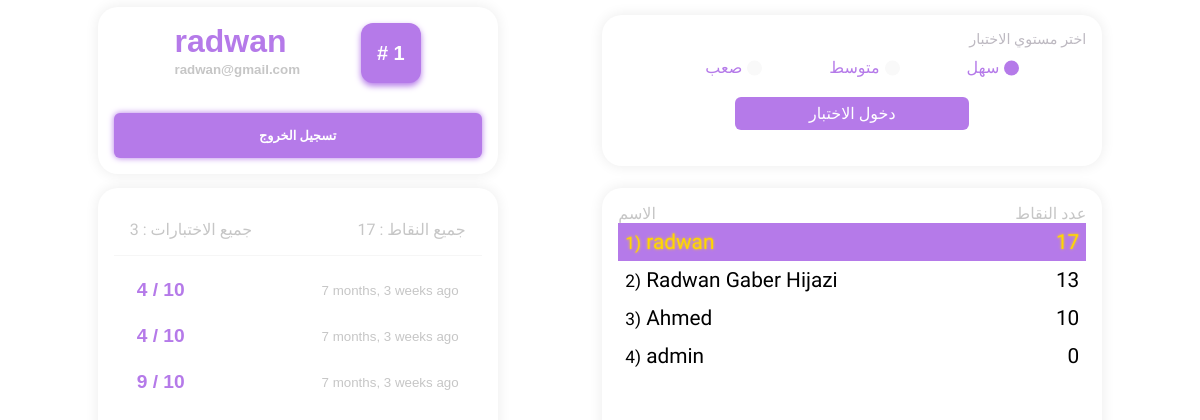
/profile/ (signed in), run on the app's committed database.
### app/models.py (models this page shows, shortened)
class Exam (models.Model) :
    user = models.ForeignKey(User,related_name='user_exam',on_delete=models.CASCADE)
    date = models.DateTimeField(auto_now_add=True)
    total_points = models.CharField(null=True,blank=True,max_length=100)

### app/views.py (the view)
# urls.py: path('profile/',views.profile,name='profile'),
@login_required
def profile (request) :
    ex = Exam.objects.filter(user=request.user).order_by('-date')
    l = Leaderboard.objects.get(user=request.user)
    context = {
        'exams':ex,
        'points':l.points,
        'rank':l.rank,
    }
    return render(request,'profile.html',context)

### templates/profile.html (shortened to what this page needs)
{% load static %}
<!DOCTYPE html>
<html lang="en">
<head>
    <link rel="stylesheet" href="{% static 'css/profie.css' %}">
</head>
<body>
    <div class="up">
        <div class="profile">
            <div class="data">
                <div class="l">
                    <h1>{{ request.user }}</h1>
                    <small>{{ request.user.email }}</small>
                </div>
                <div class="r">
                    <div class="b">
                        {% if rank == 'None' %}
                            <p># 0</p>
                        {% else %}
                            <p> # {{ rank }}</p>
                        {% endif %}
                    </div>
                </div>
            </div>
            <div class="btns">
                <a href="{% url 'logout' %}" style="width: 100%;">تسجيل الخروج</a>
            </div>
        </div>
        <div class="enterExam">
            <p>اختر مستوي الاختبار</p>
            <div class="levels">
                <div class="level on" id="easy">
                    <p>سهل</p>
                </div>
                <div class="level" id="med">
                    <p>متوسط</p>
                </div>
                <div class="level" id="hard">
                    <p>صعب</p>
                </div>
            </div>
            <a href="/exam/easy/" class="enter">دخول الاختبار</a>
        </div>
    </div>
    <div class="down">
        <div class="exams">
            <div class="bar">
                <p>جميع الاختبارات : {{ exams.count }}</p>
                <p>جميع النقاط : {{ points }}</p>
            </div>
            <div class="all">
                {% for exam in exams %}
                    <div class="e">
                        <p>{{ exam.total_points }}</p>
                        <small>{{ exam.date|timesince  }} ago</small>
                    </div>
                {% endfor %}
            </div>
        </div>
        <div class="board">
            <div class="top"><p>الاسم</p><p>عدد النقاط</p></div>
            <div class="users">
            </div>
        </div>
    </div>
</body>
</html>

### static/css/profie.css (style rules this page uses)
:root { --var-main-color : #B57AE9; --var-secend-color : #7A81E9; --var-grey-color : #BDB9C1; --var-input-color : #F2EEEE; --var-font:'Cairo',sans-serif; }
* { padding: 0; margin: 0; box-sizing: border-box; }
.up { position: relative; width: 100%; height: auto; display: flex; flex-wrap: wrap; justify-content: space-evenly; align-items: center; }
.profile { width: 400px; height: 100%; gap: 130; box-shadow: 0px 0px 14px #00000015; margin: 7px; border-radius: 20px; padding: 1rem; }
.enterExam { border-radius: 20px; box-shadow: 0px 0px 14px #00000015; margin: 7px; width: 500px; height: 100%; padding: 1rem; }
.data { width: 100%; display: flex; justify-content: space-evenly; }
.data h1 { font-family: sans-serif; color: var(--var-main-color); }
.data .l small { font-family: sans-serif; text-align: center; font-weight: bold; color: #c6c6c6; }
.data .b { min-width: 60px; padding: 7px; height: 60px; background-color: var(--var-main-color); border-radius: 12px; box-shadow: 0px 3px 6px #B57AE9; display: flex; justify-content: center; align-items: center; }
.data .b p { color: #fff; font-weight: bold; font-family: sans-serif; font-size: 20px; }
.btns { width: 100%; height: auto; display: flex; justify-content: space-between; align-items: center; margin-top: 30px; }
.btns a { text-decoration: none; font-size: 0.8rem; font-family: var(--var-font); background-color: var(--var-main-color); padding: 7px; color: #fff; border-radius: 6px; width: 150px; display: flex; justify-content: center; align-items: center; height: 45px; font-weight: bold; box-shadow: 0px 0px 6px #B57AE9; }
.enterExam > p { position: relative; width: 100%; font-size: 0.9rem; color: var(--var-grey-color); text-align: right; font-family: var(--var-font); }
.levels { position: relative; width: 100%; display: flex; justify-content: space-evenly; margin-top: 10px; flex-direction: row-reverse; }
.level { position: relative; cursor: pointer; }
.levels .level p { font-family: var(--var-font); color: var(--var-main-color) ; }
.levels .level::after { content: ""; position: absolute; width: 15px; height: 15px; border-radius: 50%; background-color: #f9f9f9; right: -20px; top: 55%; transform: translateY(-50%); transition: all 0.4s ease; }
.enterExam > a { text-decoration: none; display: flex; justify-content: center; align-items: center; width: 50%; margin: 20px auto; padding: 7px; font-family: var(--var-font); background-color: var(--var-main-color); color: #fff; border-radius: 6px; }
.level.on::after { background-color: var(--var-main-color); }
.down { position: relative; width: 100%; height: auto; display: flex; flex-wrap: wrap; justify-content: space-evenly; align-items: center; }
.down .exams { width: 400px; border-radius: 20px; box-shadow: 0px 0px 14px #00000015; margin: 7px; padding: 1rem; height: 400px; }
.down .board { border-radius: 20px; box-shadow: 0px 0px 14px #00000015; margin: 7px; padding: 1rem; width: 500px; height: 400px; }
.exams { position: relative; height: auto; }
.exams .bar { width: 100%; display: flex; justify-content: space-between; align-items: center; padding: 1rem; border-bottom: 1px solid #f6f6f6; }
.exams .bar p { font-family: var(--var-font); color: #c6c6c6; }
.all { height: 80%; overflow-y: auto; display: flex; flex-direction: column; gap: 10px; padding: 1rem; }
.all .e { display: flex; justify-content: space-between; align-items: center; padding: 7px; }
.all .e p { color: var(--var-main-color); font-size: 1.2rem; font-family: sans-serif; font-weight: bold; }
.e small { color: #c6c6c6; font-family: sans-serif; }
.top { position: relative; width: 100%; display: flex; justify-content: space-between; align-items: center; }
.top p { font-family: var(--var-font); color: #c6c6c6; }
.users { position: relative; width: 100%; height: 90%; overflow:auto; }

### data on the page
Exam: total_points "4 / 10", date "7 months, 3 weeks"
Exam: total_points "4 / 10", date "7 months, 3 weeks"
Exam: total_points "9 / 10", date "7 months, 3 weeks"

### other printed values
{{ request.user }} "radwan"
{{ request.user.email }} "radwan@gmail.com"
{{ rank }} "1"
{{ exams.count }} "3"
{{ points }} "17"
